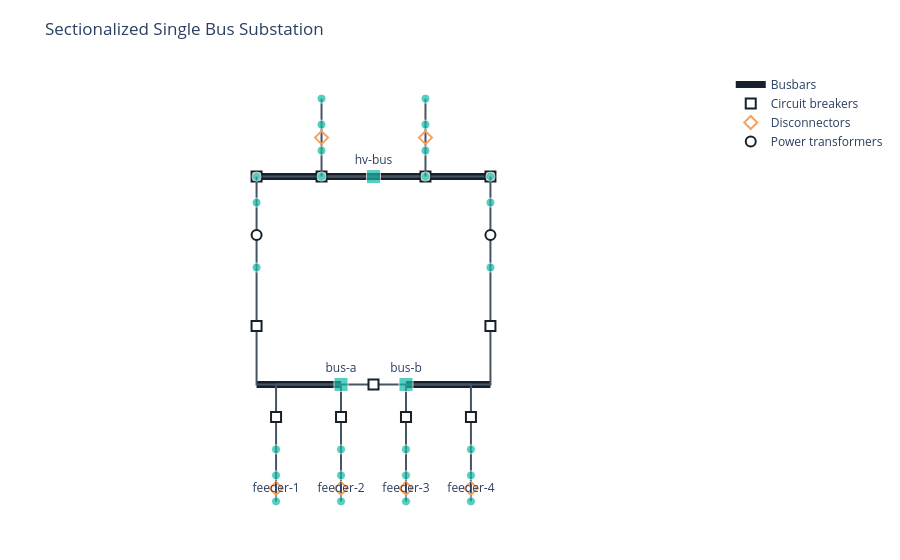

The notebook cell this image was saved under:
### Markdown cell above
### Sectionalized Single Bus

Two bus sections are separated by a normally open tie breaker, allowing the sections to be operated independently or coupled when needed.

### Code cell
from IPython.display import display
from gdm.systems.substation import build_reference_design

system = build_reference_design('sectionalized_single_bus')
display(system.plot_schematic(show=False))

### Figure 1 — Plotly figure (JSON) as saved in the notebook; plotly's stock layout.template omitted (floating-point values rounded to 4 significant figures)
{"data": [{"hovertemplate": "<b>bus-a</b><br>Busbar<extra></extra>", "line": {"color": "#17212b", "width": 7}, "mode": "lines", "name": "Busbars", "showlegend": true, "type": "scatter", "x": [-4.5, -1.25], "y": [0, 0]}, {"hovertemplate": "<b>hv-bus</b><br>Busbar<extra></extra>", "line": {"color": "#17212b", "width": 7}, "mode": "lines", "name": "Busbars", "showlegend": false, "type": "scatter", "x": [-4.5, 4.5], "y": [8, 8]}, {"hovertemplate": "<b>bus-b</b><br>Busbar<extra></extra>", "line": {"color": "#17212b", "width": 7}, "mode": "lines", "name": "Busbars", "showlegend": false, "type": "scatter", "x": [1.25, 4.5], "y": [0, 0]}, {"hoverinfo": "skip", "line": {"color": "#465563", "width": 2}, "mode": "lines", "name": "Connections - CircuitBreaker", "showlegend": false, "type": "scatter", "x": [-1.25, 1.25, null, -1.25, -3.75, -3.75, null, -1.25, -1.25, -1.25, null, -1.25, -4.5, -4.5, null, 1.25, 1.25, 1.25, null, 1.25, 3.75, 3.75, null, 1.25, 4.5, 4.5, null, 0, -2, -2, null, 0, 2, 2, null, 0, -4.5, -4.5, null, 0, 4.5, 4.5, null], "y": [0, 0, null, 0, 0, -2.5, null, 0, 0, -2.5, null, 0, 0, 4.5, null, 0, 0, -2.5, null, 0, 0, -2.5, null, 0, 0, 4.5, null, 8, 8, 8, null, 8, 8, 8, null, 8, 8, 8, null, 8, 8, 8, null]}, {"hoverinfo": "text", "hovertext": ["<b>bus-tie-breaker</b><br>CircuitBreaker", "<b>feeder-1-breaker</b><br>CircuitBreaker", "<b>feeder-2-breaker</b><br>CircuitBreaker", "<b>transformer-1-lv-breaker</b><br>CircuitBreaker", "<b>feeder-3-breaker</b><br>CircuitBreaker", "<b>feeder-4-breaker</b><br>CircuitBreaker", "<b>transformer-2-lv-breaker</b><br>CircuitBreaker", "<b>incoming-line-1-breaker</b><br>CircuitBreaker", "<b>incoming-line-2-breaker</b><br>CircuitBreaker", "<b>transformer-1-hv-breaker</b><br>CircuitBreaker", "<b>transformer-2-hv-breaker</b><br>CircuitBreaker"], "marker": {"color": "white", "line": {"color": "#17212b", "width": 2}, "size": 10, "symbol": "square"}, "mode": "markers", "name": "Circuit breakers", "type": "scatter", "x": [0, -3.75, -1.25, -4.5, 1.25, 3.75, 4.5, -2, 2, -4.5, 4.5], "y": [0, -1.25, -1.25, 2.25, -1.25, -1.25, 2.25, 8, 8, 8, 8]}, {"hoverinfo": "skip", "line": {"color": "#465563", "width": 2}, "mode": "lines", "name": "Connections - Disconnector", "showlegend": false, "type": "scatter", "x": [-2, -2, null, 2, 2, null, -3.75, -3.75, null, -1.25, -1.25, null, 1.25, 1.25, null, 3.75, 3.75, null], "y": [10, 9, null, 10, 9, null, -3.5, -4.5, null, -3.5, -4.5, null, -3.5, -4.5, null, -3.5, -4.5, null]}, {"hoverinfo": "text", "hovertext": ["<b>incoming-line-1-isolator</b><br>Disconnector", "<b>incoming-line-2-isolator</b><br>Disconnector", "<b>feeder-1-line-disconnector</b><br>Disconnector", "<b>feeder-2-line-disconnector</b><br>Disconnector", "<b>feeder-3-line-disconnector</b><br>Disconnector", "<b>feeder-4-line-disconnector</b><br>Disconnector"], "marker": {"color": "#f4a261", "line": {"color": "#17212b", "width": 2}, "size": 10, "symbol": "diamond-open"}, "mode": "markers", "name": "Disconnectors", "type": "scatter", "x": [-2, 2, -3.75, -1.25, 1.25, 3.75], "y": [9.5, 9.5, -4, -4, -4, -4]}, {"hoverinfo": "skip", "line": {"color": "#465563", "width": 2}, "mode": "lines", "name": "Connections - InstrumentTransformer", "showlegend": false, "type": "scatter", "x": [-3.75, -3.75, null, -1.25, -1.25, null, 1.25, 1.25, null, 3.75, 3.75, null, -2, -2, null, 2, 2, null, -4.5, -4.5, null, 4.5, 4.5, null], "y": [-2.5, -3.5, null, -2.5, -3.5, null, -2.5, -3.5, null, -2.5, -3.5, null, 9, 8, null, 9, 8, null, 8, 7, null, 8, 7, null]}, {"hoverinfo": "skip", "line": {"color": "#465563", "width": 2}, "mode": "lines", "name": "Connections - LineTrap", "showlegend": false, "type": "scatter", "x": [-2, -2, null, 2, 2, null], "y": [11, 10, null, 11, 10, null]}, {"hoverinfo": "skip", "line": {"color": "#465563", "width": 2}, "mode": "lines", "name": "Connections - PowerTransformer", "showlegend": false, "type": "scatter", "x": [-4.5, -4.5, null, 4.5, 4.5, null], "y": [7, 4.5, null, 7, 4.5, null]}, {"hoverinfo": "text", "hovertext": ["<b>transformer-1</b><br>PowerTransformer", "<b>transformer-2</b><br>PowerTransformer"], "marker": {"color": "white", "line": {"color": "#17212b", "width": 2}, "size": 10, "symbol": "circle"}, "mode": "markers", "name": "Power transformers", "type": "scatter", "x": [-4.5, 4.5], "y": [5.75, 5.75]}, {"hoverinfo": "text", "hovertext": ["<b>bus-a</b><br>busbar<br>A,B,C<br>12.47 kV", "<b>bus-b</b><br>busbar<br>A,B,C<br>12.47 kV", "<b>feeder-1-node</b><br>junction<br>A,B,C<br>12.47 kV", "<b>feeder-2-node</b><br>junction<br>A,B,C<br>12.47 kV", "<b>feeder-3-node</b><br>junction<br>A,B,C<br>12.47 kV", "<b>feeder-4-node</b><br>junction<br>A,B,C<br>12.47 kV", "<b>hv-bus</b><br>busbar<br>A,B,C<br>69.0 kV", "<b>incoming-line-1-line-node</b><br>junction<br>A,B,C<br>69.0 kV", "<b>incoming-line-1-trap-node</b><br>junction<br>A,B,C<br>69.0 kV", "<b>incoming-line-1-isolator-node</b><br>junction<br>A,B,C<br>69.0 kV", "<b>incoming-line-1-ct-node</b><br>junction<br>A,B,C<br>69.0 kV", "<b>incoming-line-2-line-node</b><br>junction<br>A,B,C<br>69.0 kV", "<b>incoming-line-2-trap-node</b><br>junction<br>A,B,C<br>69.0 kV", "<b>incoming-line-2-isolator-node</b><br>junction<br>A,B,C<br>69.0 kV", "<b>incoming-line-2-ct-node</b><br>junction<br>A,B,C<br>69.0 kV", "<b>transformer-1-hv-node</b><br>junction<br>A,B,C<br>69.0 kV", "<b>transformer-1-hv-winding-node</b><br>junction<br>A,B,C<br>69.0 kV", "<b>transformer-1-lv-winding-node</b><br>junction<br>A,B,C<br>12.47 kV", "<b>transformer-2-hv-node</b><br>junction<br>A,B,C<br>69.0 kV", "<b>transformer-2-hv-winding-node</b><br>junction<br>A,B,C<br>69.0 kV", "<b>transformer-2-lv-winding-node</b><br>junction<br>A,B,C<br>12.47 kV", "<b>feeder-1-ct-node</b><br>junction<br>A,B,C<br>12.47 kV", "<b>feeder-1-line-node</b><br>junction<br>A,B,C<br>12.47 kV", "<b>feeder-2-ct-node</b><br>junction<br>A,B,C<br>12.47 kV", "<b>feeder-2-line-node</b><br>junction<br>A,B,C<br>12.47 kV", "<b>feeder-3-ct-node</b><br>junction<br>A,B,C<br>12.47 kV", "<b>feeder-3-line-node</b><br>junction<br>A,B,C<br>12.47 kV", "<b>feeder-4-ct-node</b><br>junction<br>A,B,C<br>12.47 kV", "<b>feeder-4-line-node</b><br>junction<br>A,B,C<br>12.47 kV"], "marker": {"color": "#14b8a6", "line": {"color": "white", "width": 1}, "size": [14, 14, 9, 9, 9, 9, 14, 9, 9, 9, 9, 9, 9, 9, 9, 9, 9, 9, 9, 9, 9, 9, 9, 9, 9, 9, 9, 9, 9], "symbol": ["square", "square", "circle", "circle", "circle", "circle", "square", "circle", "circle", "circle", "circle", "circle", "circle", "circle", "circle", "circle", "circle", "circle", "circle", "circle", "circle", "circle", "circle", "circle", "circle", "circle", "circle", "circle", "circle"]}, "mode": "markers+text", "name": "Busbar sections", "showlegend": false, "text": ["bus-a", "bus-b", "", "", "", "", "hv-bus", "", "", "", "", "", "", "", "", "", "", "", "", "", "", "", "feeder-1", "", "feeder-2", "", "feeder-3", "", "feeder-4"], "textposition": "top center", "type": "scatter", "x": [-1.25, 1.25, -3.75, -1.25, 1.25, 3.75, 0.0, -2.0, -2.0, -2.0, -2.0, 2.0, 2.0, 2.0, 2.0, -4.5, -4.5, -4.5, 4.5, 4.5, 4.5, -3.75, -3.75, -1.25, -1.25, 1.25, 1.25, 3.75, 3.75], "y": [0.0, 0.0, -2.5, -2.5, -2.5, -2.5, 8.0, 11.0, 10.0, 9.0, 8.0, 11.0, 10.0, 9.0, 8.0, 8.0, 7.0, 4.5, 8.0, 7.0, 4.5, -3.5, -4.5, -3.5, -4.5, -3.5, -4.5, -3.5, -4.5]}], "layout": {"margin": {"b": 30, "l": 30, "r": 30, "t": 70}, "paper_bgcolor": "white", "plot_bgcolor": "white", "showlegend": true, "title": {"text": "Sectionalized Single Bus Substation"}, "xaxis": {"showgrid": false, "showticklabels": false, "visible": false, "zeroline": false}, "yaxis": {"scaleanchor": "x", "scaleratio": 1, "showgrid": false, "showticklabels": false, "visible": false, "zeroline": false}}}
